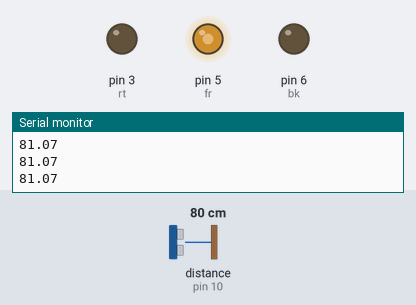
Simulated run of this sketch. Board: Arduino Uno, built with avr-gcc and run on an emulated ATmega328P. Shown: output pins drawn as LEDs (lit = HIGH), the last lines printed to the serial monitor. Wiring (inferred from the names in the program): ultrasonic range finder: trigger pin 11; echo pin 10. Dashed ring = blinking. The inputs (shaded band) are chosen by the test bench; at power-on: distance to the obstacle (sensor on pin 10) 80 cm. The echo pulse lasts 58.3 µs per cm; pins used as bus, display or sensor lines are not drawn.

Above: at 1.2 s.
1.3 s: distance to the obstacle (sensor on pin 10) set to 22 cm
2.8 s: distance to the obstacle (sensor on pin 10) set to 17 cm
At 4.5 s:
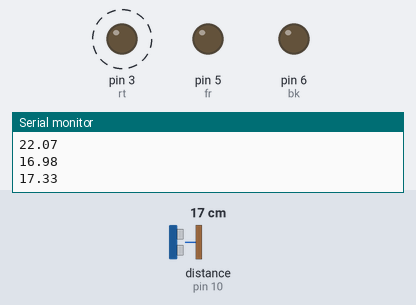
5.8 s: distance to the obstacle (sensor on pin 10) set to 35 cm
At 6.3 s:
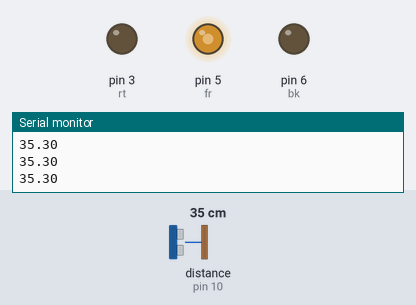
7.4 s: distance to the obstacle (sensor on pin 10) set to 2 cm
At 8.3 s:
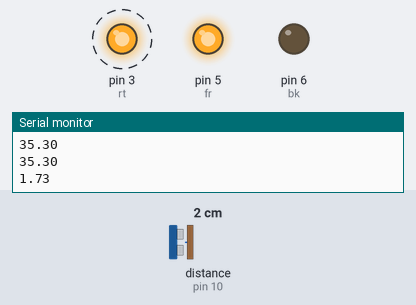
Timing chart, 0 to 11.4 s (numbered marks = the images above; inputs shaded):
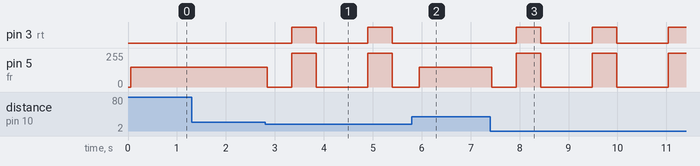

The sketch:

obstacle-avoding-robot.ino
```cpp
double distance;
int trig=11;
int echo=10;
int fr=5,bk=6,rt=3;
double time;
void setup()
{
  Serial.begin(9600);
  Serial.println("Setup done");
  pinMode(trig,OUTPUT);
  pinMode(echo,INPUT);
  pinMode(fr,OUTPUT);
  pinMode(bk,OUTPUT);
  pinMode(rt,OUTPUT);

}

double getDistance(){

   digitalWrite(trig,LOW);
  delayMicroseconds(2);
  digitalWrite(trig,HIGH);
  delayMicroseconds(10);
  digitalWrite(trig,LOW);

  time=pulseIn(echo,HIGH);
  return time*0.0349*0.5;

}
void turn(){
   digitalWrite(fr,0);
  delay(500);
   digitalWrite(rt,HIGH);
  digitalWrite(fr,HIGH);
  delay(500);
   digitalWrite(rt,LOW);
  digitalWrite(fr,LOW);
  delay(500);
}

void loop()
{
  delay(50);
 distance=getDistance();
 Serial.println(distance);
  if (distance>20){
    analogWrite(fr,150);
  }
 else{
   turn();
   return;
  }
}
```

Measured:
- the behaviour switches between 20 and 19 cm on distance to the obstacle (sensor on pin 10) (found by bisection; images 0 and 1)
- after the input at 2.8 s, pin 3 (rt): alternates HIGH for 0.50 s and LOW for 1.1 s, starting after 0.54 s; pin 5 (fr): goes 0/255 0.50 s, 255/255 0.50 s, 0/255 1.1 s, 255/255 0.50 s, then 0/255, starting at once
- after the input at 5.8 s, pin 3 (rt): stays LOW (without the input it goes to HIGH after 0.65 s)
- after the input at 7.4 s, pin 3 (rt): alternates HIGH for 0.50 s and LOW for 1.1 s, starting after 0.53 s; pin 5 (fr): 150/255 → 0/255 at once, then repeats every 1.6 s: 255/255 0.50 s, 0/255 1.1 s
